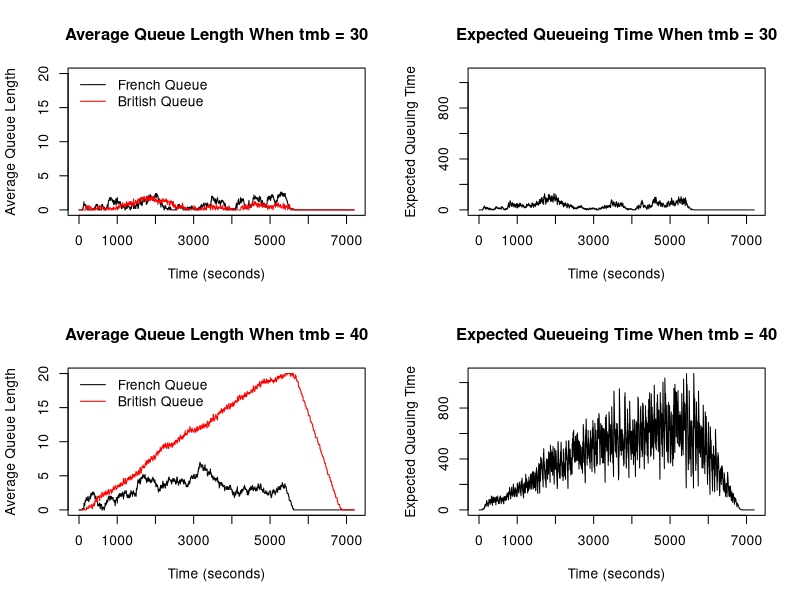

Here is the R script that generated this plot:
## Group 25
## Frans : s2591760
## Daiki : s2547603
## Nathan : s2524152


## Contribution to this project
## Frans (40%): Handled the code for the French and British borders.
## Daiki (30%): Handled the code for cars going between French and British stations and probabilities.
## Nathan (30%): Handled the British processing side and plots. 


##################################################################################################


# This program simulates queuing system of French and British passport control
# station at a French ferry terminal. Cars first have to go through the French
# station followed by British station. Simulation runs for 2 hours (7200 seconds) 
# with 1 second step. Assume check-in closes 30 minutes before departure so that 
# car arrivals at the French station will stop after 90 minutes (5400 seconds).

# 2 simulations are run where one of them have matching arrival rate and processing
# rate while the other one is set such that there is a slight delay in the 
# British processing time.
# Plots of the average French and British queue length over time are generated
# along with the expected waiting time in the queue for a car at the start of 
# of the French queue.

# Finally, probability of at least one car missing the ferry is then estimated
# by running the simulation 100 times and considering the average French and 
# British queue length at the last second.


###############################################################################################


# The function qsim() simulates the French and British queuing system.
# qsim() takes on 8 inputs:
# (1) mf is the number of French passport control stations (default: 5)     
# (2) mb is the number of British passport control stations (default: 5)    
# (3) a.rate is the probability of a car arriving each second (default: 0.1)
# (4) trb is a constant such that the British station processing time follows 
#     Uniform(tmb, tmb+trb) (default: 40)
# (5) tmb is the minimum British handling time (default: 30)
# (6) trf is a constant such that the French station processing time follows 
#     Uniform(tmf, tmf+trf) (default: 40)
# (7) tmf is the minimum French handling time (default: 30)
# (8) maxb is the maximum British queue length per station (default: 20)

# qsim() returns a list with 3 elements:
# (1) nf: a vector of the average length of the French queues for every second
# (2) nb: a vector of the average length of the British queues for every second
# (3) eq: a vector of the average expected waiting time in the queue
#     for a car at the start of the French queue for every second

qsim <- function(mf=5,mb=5,a.rate=.1,trb=40,trf=40,tmb=30,tmf=30,maxb=20){
  
  # Initialize state variables: these values corresponds to time t = 0
  
  # each column of french_arrivals represents number of car arriving 
  # at each French station at the beginning of time t
  french_arrivals <- rep(0,mf)

  # each column of french_queues represents the number of cars waiting 
  # at each French station's queue at the beginning of time t
  french_queues <- rep(0,mf)

  # each column of french_time represents the service time left for a customer
  # at each French station at the beginning of time t
  french_times <- rep(0,mf)

  # each column of french_busy indicates whether each 
  # French station is busy (1) or not (0) at the beginning of time t
  french_busy <- rep(0,mf)

  # each column of french_exit indicates whether the car exit (1) or not (0)
  # at each French station at the end of time t/beginning of time t+1 
  french_exit <- rep(0,mf)

  # each column of french_stuck indicates whether there's a car stuck at 
  # the corresponding station (1) or not (0) at the end of time t/
  # beginning of time t+1. 
  french_stuck <- rep(0,mf)

  # Do the same for the British queues and time
  british_arrivals <- rep(0,mb)
  
  british_queues <- rep(0,mb)
  
  british_times <- rep(0,mb)

  british_busy <- rep(0,mb)
  
  british_exit <- rep(0,mb)
  
  # column of available_space indicates the amount of space available in the
  # British station at the end of time t/beginning of time t+1      
  # for containing a car arriving from the French station
  # at time t = 0, the British station can contain maxb number of queues + 1 car in the server
  available_spaces <- rep(maxb + 1,mb)

  
  # Collect the index of available British stations
  available_station <- which(available_spaces != 0)
  
  #Initialize empty vectors 
  nf <- numeric()
  nb <- numeric()
  eq <- numeric()
  
  # iterate over the entire 2 hour (7200 seconds) period
  for (t in 1:7200) {
    # Reset number of arrivals for both British and French stations at the start of the loop    
    french_arrivals <- rep(0,mf)
    british_arrivals <- rep(0,mf)
    
    # Start from the British stations
    
    # update british_arrivals at time t
    # arrivals depends on french_exit at time t-1     
    # if a car manages to exit at time t-1, it already checked the availability of    
    # British stations
    
    # the number of arrivals at the British station is the total number of cars    
    # exiting the French station
    british_num_arrivals <- sum(french_exit)
    
    # If there are cars arriving at the British station
    if (british_num_arrivals > 0){
      
      # number of busy British stations
      num_british_busy <- sum(british_busy)
      
      # iterate over each arriving car
      for (i in 1:british_num_arrivals){
        
        # If there are any stations that are not busy
        if (num_british_busy < 5) {
          # go to the station that is not busy because
          # if station is not busy at time t-1, it is available at time t
          
          # obtain the index of the target station:
          # get the index of the station that is not busy (the station will have  
          # a minimum value of 0 as its busy state) that are available
          # then index available_station to get the targeted station
          go_here <- available_station[which.min(british_busy[available_station])]
          
          # assign arrival to the chosen station
          british_arrivals[go_here] <- 1
          
          
          # remove the chosen station from choices of available station
          # because it is busy now
          available_station <- available_station[!available_station == go_here]
          
          # the chosen station is now busy to serve the new car, so add
          # number of busy British station by one
          num_british_busy <- num_british_busy + 1
          
          # This prevents a car going to British station with 0 queue that is busy 
          # serving customer and instead, direct them to stations with 0 queue 
          # that are not busy
        }
        
        # else, when all stations are busy
        else{
          # choosing the station with the minimum queue length is equivalent to choosing
          # the station with the maximum number of available spaces
          
          # obtain the index of the station with maximum available space
          go_here <- which.max(available_spaces)
          
          # enter one available station with maximum space 
          british_arrivals[go_here] <- 1
          
          # reduce the available space at the chosen station by 1
          available_spaces[go_here] <- available_spaces[go_here] - 1
        }
      }
    }
    
    # update British station busy state to values at time t
    
    # a British station is busy at time t if:
    # (1) the service time left at time t-1 is more than 1 second 
    #     (i.e, still need to serve at time t)
    # (2) or there's a customer waiting in queue at time t-1 ready to be served
    # (3) or a customer arrives exactly at time t
    for (i in 1:mb){
      if (british_times[i] > 1 || british_queues[i] > 0 || british_arrivals[i] == 1){
        british_busy[i] <- 1
      }
      # otherwise, the station is not busy
      else{
        british_busy[i] <- 0
      }
    }
    
    # update British queues length to values at time t
    for (i in 1:mb){
      # a British station's queue length changes when:
      # (1) if a station is busy at time t-1 (service time at time t-1 > 1) 
      #     then add the number of arrivals at time t to the queue length at time t-1
      # notice that these conditions allow a car who arrives exactly at time t
      # without any queue to go straight into the station without having to queue
      if (british_times[i] > 1){
        british_queues[i] <- british_queues[i] + british_arrivals[i]
      }
      
      # (2) if there's an exit recorded at time t-1 then reduce the length of the
      #     queue by the number of exit and add the arrivals at time t to the 
      #     queue length at time t-1
      else if (british_exit[i] == 1){
        # take the maximum between 0 and the calculated value to prevent
        # queue length going to negative (e.g., when a car exits from a station
        # with 0 queue length) 
        british_queues[i] <- max(0,british_queues[i] - british_exit[i] + british_arrivals[i])
      }
      
      # update British service time
      
      # a British station's service time changes when:
      # (1) if the service time at time t-1 > 1, then reduce that by one since
      #     time has progressed by one second after each iteration
      if (british_times[i] > 1){
        british_times[i] <- british_times[i] - 1
      }
      
      # (2) else if the station at time t is busy because of a new customer 
      #     arriving at time t and go straight to the station, then generate 
      #     a new service time following uniform(tmb, tmb+trb)
      else if (british_busy[i] == 1){
        
        # round the time to the nearest integer
        british_times[i] <- round(runif(1, tmb, tmb+trb),0)
      }
      
      # (3) otherwise, the station is not busy with no cars waiting or being served.
      #     So, assign zero.
      else{
        british_times[i] <- 0
      }
    }
    
    # update British exit state at time t
    
    for (i in 1:mb){
      # A car exit's value is recorded at time t when:
      # (1) if its service time at time t is 1 which implies that its service 
      #     will be finished at the end of time t
      if (british_times[i] == 1){
        british_exit[i] <- 1
      }
      
      # (2) in all other cases, no cars will exit
      else{
        british_exit[i] <- 0
      }
    }
    
    # update number of available spaces at British stations
    for (i in 1:mb){
      # (1) if the station is not busy, then the station is at full capacity, that is
      #     maxb length of queues + 1 space in the server
      if (british_busy[i] == 0){
        available_spaces[i] <- maxb + 1
      }
      
      # (2) else if the British queue at time t-1 < maxb and service time at time t-1 == 1,
      #     then, the available space at time t is the difference between maxb and the queue length 
      #     at time t-1 plus 1 space that frees up from the previous car exiting
      else if (british_queues[i] < maxb && british_times[i] == 1){
        available_spaces[i] <- maxb - british_queues[i] + 1
      }
      
      # (3) else if the British queue at time t-1 < maxb and no car exiting, then the available
      #     space is the difference between maxb and the queue length at time t-1
      else if (british_queues[i] < maxb){
        available_spaces[i] <- maxb - british_queues[i]
      }
      
      # (4) else if the service time at time t-1 == 1 (and british queue == maxb), then there 
      #     is only 1 available space from the car exiting
      else if (british_times[i] == 1){
        available_spaces[i] <- 1
      }
      
      # (5) otherwise, there is no available spaces
      else{
        available_spaces[i] <- 0
      }
    }
    
    # indices of available British station
    available_station <- which(available_spaces != 0)
  
    # the number of available spaces
    num_available_spaces <- sum(available_spaces)
    

    ## French side
    
    # Generate arrivals only within the first 90 minutes
    if (t <= 5400){  # 60s x 90mins = 5400s
      # the probability that a car arrives is a.rate
      # Let U be a random variable following Uniform(0,1)
      # Then, the Pr(U < a.rate) = a.rate
      # Therefore, the event that a number simulated from Uniform(0,1) being less than a.rate
      # (the probability of this happening is a.rate) implies that a car arrives
      # record 1 to num_arrivals if a car arrives, 0 otherwise.
      # Neglect the probability of 2 or more cars arriving in the same second
      num_arrivals <- as.integer(runif(1) < a.rate)
      
      # Update french_arrivals at time t
      
      # If there's a station that is not busy
      # choose to go to that station
      if (sum(french_busy) < 5) {
        french_arrivals[which.min(french_busy)] <- num_arrivals
      # This prevents car going to stations with 0 queue that are busy
      # and instead direct them to stations with 0 that are not busy
      }
      
      # otherwise, pick the station with the smallest queue length
      # Assume that the arriving car does not know how many seconds
      # the previous cars have left in a station
      else {
        french_arrivals[which.min(french_queues)] <- num_arrivals
      }
    }
    
    # update French station busy state to values at time t
    for (i in 1:mf) {
      # a French station is busy at time t if:
      # (1) the service time left at time t-1 is more than 1 second 
      #     (i.e, still need to serve at time t); or
      # (2) there's a customer waiting in queue at time t-1 ready to be served at time t; or
      # (3) a customer arrives exactly at time t; or
      # (4) a car is stuck inside waiting for the British queues to free up
      
      if (french_times[i] > 1 || french_queues[i] > 0 || french_arrivals[i] == 1 || french_stuck[i] == 1){
        french_busy[i] <- 1
      }
      # otherwise, the station is not busy
      else{
        french_busy[i] <- 0
      }
    }
    
    # update French queues lengths to values at time t
    for (i in 1:mf){
      # a French station's queue length changes when:
      # (1) if a station is busy at time t-1 (service time at time t-1 > 1 
      #     or a car is stuck inside) then add number of arrivals at time t
      #     to the queue length at time t-1.
      # notice that these conditions allow a car who arrives exactly at time t
      # without any queue to go straight into the station without having to queue
      if (french_times[i] > 1 || french_stuck[i] == 1){
        french_queues[i] <- french_queues[i] + french_arrivals[i]
      }
      
      # (2) if there's an exit recorded at time t-1 then reduce the length of the
      #     queue by the number of exit and add the arrivals at time t to the 
      #     queue length at time t-1
      else if (french_exit[i] == 1){
      # similar to the british_queues, taking the maximum between 0 and the value
      # ensures that queue length doesn't go to negative values
        french_queues[i] <- max(0,french_queues[i] - french_exit[i] + french_arrivals[i])
      }
    }
    
    # update French service time at time t
    for (i in 1:mf){
      # a French station's service time changes when:
      # (1) if the service time at time t-1 > 1 then reduce that by one since
      #     time has progressed by one second after each iteration
      if (french_times[i] > 1){
        french_times[i] <- french_times[i] - 1
      }
      
      # (2) else if the station at time t is busy because of a new customer 
      #     arriving at time t and go straight to the station (instead of busy
      #     because a car is stuck or because it is still serving previous customer 
      #     (first if condition)) then generate a new service time following
      #     uniform(tmf, tmf+trf)
      else if (french_busy[i] == 1 && french_stuck[i] == 0){
        french_times[i] <- round(runif(1, tmf, tmf+trf),0)
      }
      
      # (3) otherwise, the station is not busy with no cars waiting or being served.
      #     So, assign zero.
      else{
        french_times[i] <- 0
      }
    }
    
    # update French exit and stuck state at time t
    
    for (i in 1:mf){
      # (1) if its service time at time t == 1, it implies that its service 
      #     will be finished at the end of time t and there is an available 
      #     spot at the British stations, then the car can exit
      
      if (french_times[i] == 1 && num_available_spaces > 0){ 
        french_exit[i] <- 1
        
        # reduce the total number of available spaces by 1
        num_available_spaces <- num_available_spaces - 1
      }
      
      # (2) else if service time at time t == 1 but there is no free space at the
      #     British station, the car doesn't exit (assign 0 to french_exit) but 
      #     it gets stuck for the first time (assign 1 to french_Stuck)
      else if (french_times[i] == 1 && num_available_spaces == 0){
        french_exit[i] <- 0
        french_stuck[i] <- 1
      }
      
      # (3) in all other cases, no cars will exit
      else{
        french_exit[i] <- 0
      }
    }
    
    # for each station, update stuck at time t to still stuck or manage to exit
    for (i in 1:mf){
      
      # if you've been assigned exit, you cannot be stuck
      if (french_exit[i] == 1){
        french_stuck[i] <- 0
      }
      
      # else if the car was assigned to be stuck, check whether it is still
      # stuck or it can exit
      else if (french_stuck[i] == 1){
        
        # if there is available spaces, it can exit. Otherwise, it stays stuck.
        if (num_available_spaces > 0){
          french_stuck[i] <- 0
          french_exit[i] <- 1
          # reduce the total number of available spaces by 1
          num_available_spaces <- num_available_spaces - 1
        }
      }
      # in other cases, no cars are stuck
      else{
        french_stuck[i] <- 0
      }
    }
    
    # Record average queue lengths 
    # nf is the average queue lengths for the French stations
    nf[t] <- mean(french_queues)
    # nb is the average queue lengths for the British stations
    nb[t] <- mean(british_queues)
    # eq is the expected waiting time at the start of the French queue
    eq[t] <- mean(french_queues) * mean(french_times) + mean(british_queues) * mean(british_times)
    
  }
  
  # Return a list of the vectors calculated above
  return(list(nf = nf, nb = nb, eq = eq))
}


####################################################################################################################


# simulate queue with default parameter
sim <- qsim()

# simulate queue with minimum British handling time set to 40 seconds
sim_40 <- qsim(tmb = 40)

# Set up a 2x2 grid for plots
par(mfrow = c(2, 2))  

# Plot 1: Average French and British queue lengths over time when tmb = 30
plot(1:7200, sim$nf, type = "l", xlab = "Time (seconds)", ylab = "Average Queue Length", 
     ylim = c(0,20))
lines(1:7200, sim$nb, col = "red")
title("Average Queue Length When tmb = 30")
legend("topleft", legend = c("French Queue", "British Queue"), 
       col = c("black", "red"), lty = 1, bty = "n")

# Plot 2: Expected queuing time over time when tmb = 30
plot(1:7200, sim$eq, type = "l", xlab = "Time (seconds)", 
     ylab = "Expected Queuing Time", ylim = c(0,ceiling(max(sim_40$eq))))
title("Expected Queueing Time When tmb = 30")

# Plot 3: Average French and British queue lengths over time when tmb = 40
plot(1:7200, sim_40$nf, type = "l", xlab = "Time (seconds)", 
     ylab = "Average Queue Length", ylim = c(0,20))
lines(1:7200, sim_40$nb, col = "red")
title("Average Queue Length When tmb = 40")
legend("topleft", legend = c("French Queue", "British Queue"), 
       col = c("black", "red"), lty = 1, bty = "n")

# Plot 4: Expected queuing time over time when tmb = 40
plot(1:7200, sim_40$eq, type = "l", xlab = "Time (seconds)", 
     ylab = "Expected Queuing Time", ylim = c(0,ceiling(max(sim_40$eq))))
title("Expected Queueing Time When tmb = 40")


# Estimation of the probability that at least one car miss the ferry departure 
# if the arrival and processing rate matches and if there is a slight delay 
# in the British processing time.

# Initialize a variable that counts the number of times in each simulation that 
# at least one car is still in the queue by the end of the simulation
missing <- 0

# Simulation time 
sim_t <- 7200

# run simulation 100 times
for (i in 1:100) {
  
  sim_prob <- qsim(tmb = 40) # slight delay case
  last_nf <- sim_prob$nf[sim_t] # average French queue length at t=7200
  last_nb <- sim_prob$nb[sim_t] # average British queue length at t=7200
  
  # non-zero average of the queue lengths indicate that there are still cars
  # remaining in the queue.
  # Therefore, if the sum of the averages are not 0
  if (sum(last_nf, last_nb) != 0) {
    # there is at least one car stuck in the queue at the end of the 2-hour 
    # simulation period
    missing <- missing + 1
  }
  
}

# Calculate the empirical probability that at least one car miss the ferry 
# and print out the result
prob <- missing / 100
cat("The probability of at least one car missing the ferry departure when tmb = 40 is ", prob, ".", sep = "")


# Findings:

# If the average British processing time matches the average French processing time,
# then the average queue length and expected queuing time remains relatively low. 
# However, when there is a small extra delays in British checking, 
# the expected queuing time will be visibly greater. 

# This is because a longer processing time for the British station greatly 
# increases the average British queue length.
# However, the length of the French queues will remain similar when there are 
# just slight delays in British processing time because cars are exiting the 
# French station normally as long as no cars are getting stuck in the French station.

# A notable increase in the average French queue length would be expected when 
# the British stations start reaching their maximum capacity i.e., when cars
# starts getting stuck at the French station which would impact the French queue length. 

# As a result, the probability that at least one car miss the ferry when the 
# average rate of processing British passports falls behind the arrival rate 
# into the French queues tend to be greater than if both rates are the same. 
